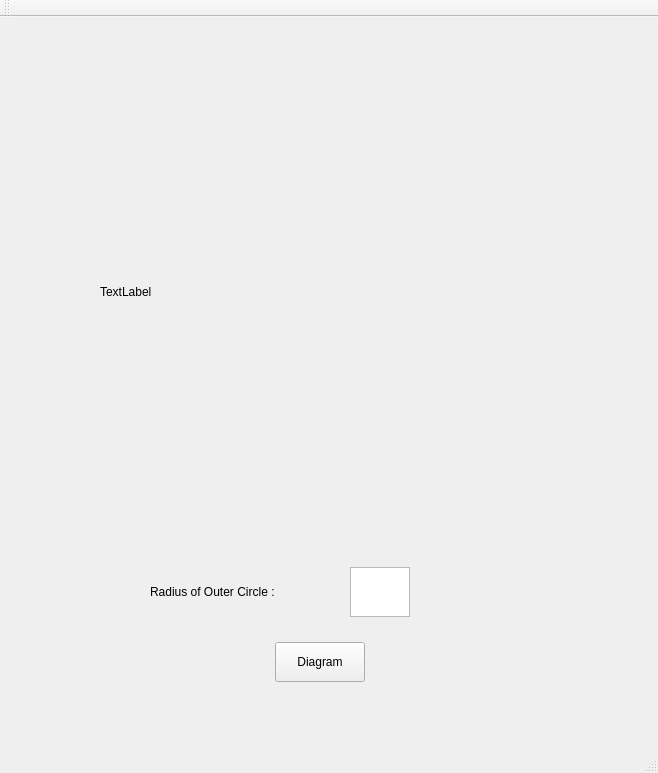
<?xml version="1.0" encoding="UTF-8"?>
<ui version="4.0">
 <class>MainWindow</class>
 <widget class="QMainWindow" name="MainWindow">
  <property name="geometry">
   <rect>
    <x>0</x>
    <y>0</y>
    <width>658</width>
    <height>773</height>
   </rect>
  </property>
  <property name="windowTitle">
   <string>MainWindow</string>
  </property>
  <widget class="QWidget" name="centralWidget">
   <widget class="QLabel" name="label">
    <property name="geometry">
     <rect>
      <x>100</x>
      <y>50</y>
      <width>450</width>
      <height>450</height>
     </rect>
    </property>
    <property name="text">
     <string>TextLabel</string>
    </property>
   </widget>
   <widget class="QPlainTextEdit" name="plainTextEdit">
    <property name="geometry">
     <rect>
      <x>350</x>
      <y>550</y>
      <width>60</width>
      <height>50</height>
     </rect>
    </property>
   </widget>
   <widget class="QLabel" name="label_2">
    <property name="geometry">
     <rect>
      <x>150</x>
      <y>550</y>
      <width>175</width>
      <height>50</height>
     </rect>
    </property>
    <property name="text">
     <string>Radius of Outer Circle :</string>
    </property>
   </widget>
   <widget class="QPushButton" name="pushButton">
    <property name="geometry">
     <rect>
      <x>275</x>
      <y>625</y>
      <width>90</width>
      <height>40</height>
     </rect>
    </property>
    <property name="text">
     <string>Diagram</string>
    </property>
   </widget>
  </widget>
  <widget class="QMenuBar" name="menuBar">
   <property name="geometry">
    <rect>
     <x>0</x>
     <y>0</y>
     <width>658</width>
     <height>28</height>
    </rect>
   </property>
  </widget>
  <widget class="QToolBar" name="mainToolBar">
   <attribute name="toolBarArea">
    <enum>TopToolBarArea</enum>
   </attribute>
   <attribute name="toolBarBreak">
    <bool>false</bool>
   </attribute>
  </widget>
  <widget class="QStatusBar" name="statusBar"/>
 </widget>
 <layoutdefault spacing="6" margin="11"/>
 <resources/>
 <connections/>
</ui>
